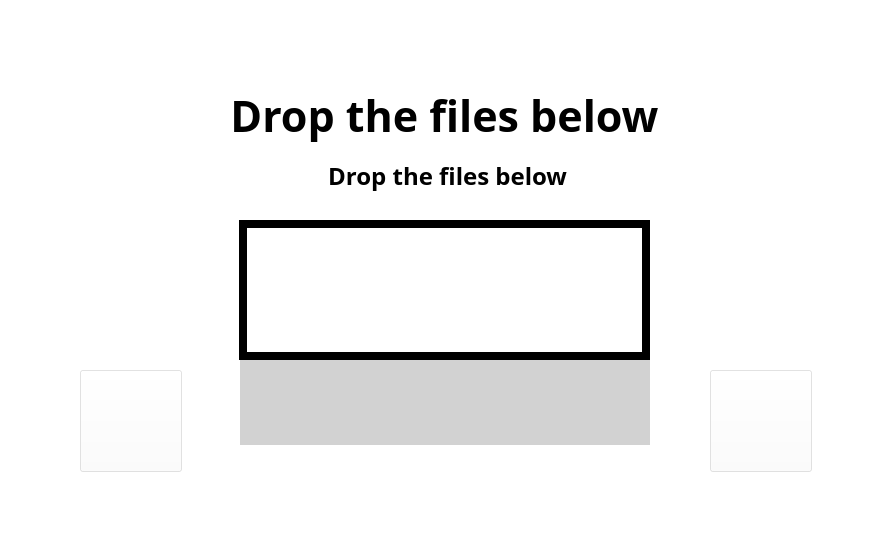
<?xml version="1.0" encoding="UTF-8"?>
<ui version="4.0">
 <class>Form</class>
 <widget class="QWidget" name="Form">
  <property name="geometry">
   <rect>
    <x>0</x>
    <y>0</y>
    <width>891</width>
    <height>541</height>
   </rect>
  </property>
  <property name="windowTitle">
   <string>Form</string>
  </property>
  <property name="styleSheet">
   <string notr="true">background-color: rgb(255, 255, 255);</string>
  </property>
  <widget class="QLabel" name="label">
   <property name="geometry">
    <rect>
     <x>240</x>
     <y>430</y>
     <width>411</width>
     <height>121</height>
    </rect>
   </property>
   <property name="text">
    <string/>
   </property>
   <property name="pixmap">
    <pixmap>../pictures/winter2 down.jpeg</pixmap>
   </property>
  </widget>
  <widget class="QLabel" name="headline">
   <property name="geometry">
    <rect>
     <x>0</x>
     <y>40</y>
     <width>889</width>
     <height>151</height>
    </rect>
   </property>
   <property name="font">
    <font>
     <family>Levenim MT</family>
     <pointsize>32</pointsize>
     <weight>75</weight>
     <bold>true</bold>
    </font>
   </property>
   <property name="styleSheet">
    <string notr="true">background-color: rgb(255, 255, 255, 0);</string>
   </property>
   <property name="text">
    <string>Drop the files below</string>
   </property>
   <property name="alignment">
    <set>Qt::AlignCenter</set>
   </property>
  </widget>
  <widget class="QLabel" name="label_4">
   <property name="geometry">
    <rect>
     <x>240</x>
     <y>-10</y>
     <width>411</width>
     <height>231</height>
    </rect>
   </property>
   <property name="text">
    <string/>
   </property>
   <property name="pixmap">
    <pixmap>../pictures/winter2 up.jpg</pixmap>
   </property>
  </widget>
  <widget class="QLabel" name="label_5">
   <property name="geometry">
    <rect>
     <x>650</x>
     <y>-10</y>
     <width>251</width>
     <height>551</height>
    </rect>
   </property>
   <property name="text">
    <string/>
   </property>
   <property name="pixmap">
    <pixmap>../pictures/winter2 right.jpeg</pixmap>
   </property>
  </widget>
  <widget class="QLabel" name="label_6">
   <property name="geometry">
    <rect>
     <x>-10</x>
     <y>-10</y>
     <width>251</width>
     <height>561</height>
    </rect>
   </property>
   <property name="text">
    <string/>
   </property>
   <property name="pixmap">
    <pixmap>../pictures/winter2 left.jpeg</pixmap>
   </property>
  </widget>
  <widget class="QLabel" name="label_3">
   <property name="geometry">
    <rect>
     <x>40</x>
     <y>40</y>
     <width>201</width>
     <height>471</height>
    </rect>
   </property>
   <property name="styleSheet">
    <string notr="true">background-color:  rgb(255,255,255,150);</string>
   </property>
   <property name="text">
    <string/>
   </property>
  </widget>
  <widget class="QLabel" name="label_7">
   <property name="geometry">
    <rect>
     <x>650</x>
     <y>40</y>
     <width>201</width>
     <height>471</height>
    </rect>
   </property>
   <property name="styleSheet">
    <string notr="true">background-color:  rgb(255,255,255,150);</string>
   </property>
   <property name="text">
    <string/>
   </property>
  </widget>
  <widget class="QLabel" name="label_8">
   <property name="geometry">
    <rect>
     <x>240</x>
     <y>40</y>
     <width>410</width>
     <height>181</height>
    </rect>
   </property>
   <property name="styleSheet">
    <string notr="true">background-color:  rgb(255,255,255,150);</string>
   </property>
   <property name="lineWidth">
    <number>0</number>
   </property>
   <property name="text">
    <string/>
   </property>
  </widget>
  <widget class="QLabel" name="label_9">
   <property name="geometry">
    <rect>
     <x>240</x>
     <y>430</y>
     <width>411</width>
     <height>81</height>
    </rect>
   </property>
   <property name="styleSheet">
    <string notr="true">background-color:  rgb(255,255,255,150);</string>
   </property>
   <property name="text">
    <string/>
   </property>
  </widget>
  <widget class="QLabel" name="uploading_message">
   <property name="geometry">
    <rect>
     <x>0</x>
     <y>140</y>
     <width>889</width>
     <height>71</height>
    </rect>
   </property>
   <property name="font">
    <font>
     <family>Levenim MT</family>
     <pointsize>18</pointsize>
     <weight>75</weight>
     <bold>true</bold>
    </font>
   </property>
   <property name="styleSheet">
    <string notr="true">background-color: rgb(255, 255, 255, 0);</string>
   </property>
   <property name="text">
    <string> Drop the files below</string>
   </property>
   <property name="alignment">
    <set>Qt::AlignCenter</set>
   </property>
  </widget>
  <widget class="QListWidget" name="filesList">
   <property name="geometry">
    <rect>
     <x>240</x>
     <y>360</y>
     <width>410</width>
     <height>85</height>
    </rect>
   </property>
   <property name="styleSheet">
    <string notr="true">background-color:  rgb(210,210,210,255);</string>
   </property>
   <property name="frameShape">
    <enum>QFrame::NoFrame</enum>
   </property>
  </widget>
  <widget class="Line" name="line">
   <property name="geometry">
    <rect>
     <x>239</x>
     <y>220</y>
     <width>8</width>
     <height>140</height>
    </rect>
   </property>
   <property name="styleSheet">
    <string notr="true">background-color: rgb(0, 0, 0);</string>
   </property>
   <property name="lineWidth">
    <number>0</number>
   </property>
   <property name="midLineWidth">
    <number>0</number>
   </property>
   <property name="orientation">
    <enum>Qt::Vertical</enum>
   </property>
  </widget>
  <widget class="Line" name="line_2">
   <property name="geometry">
    <rect>
     <x>239</x>
     <y>352</y>
     <width>411</width>
     <height>8</height>
    </rect>
   </property>
   <property name="styleSheet">
    <string notr="true">background-color: rgb(0, 0, 0);</string>
   </property>
   <property name="lineWidth">
    <number>0</number>
   </property>
   <property name="orientation">
    <enum>Qt::Horizontal</enum>
   </property>
  </widget>
  <widget class="Line" name="line_3">
   <property name="geometry">
    <rect>
     <x>642</x>
     <y>220</y>
     <width>8</width>
     <height>140</height>
    </rect>
   </property>
   <property name="styleSheet">
    <string notr="true">background-color: rgb(0, 0, 0);</string>
   </property>
   <property name="lineWidth">
    <number>0</number>
   </property>
   <property name="midLineWidth">
    <number>0</number>
   </property>
   <property name="orientation">
    <enum>Qt::Vertical</enum>
   </property>
  </widget>
  <widget class="Line" name="line_4">
   <property name="geometry">
    <rect>
     <x>239</x>
     <y>220</y>
     <width>411</width>
     <height>8</height>
    </rect>
   </property>
   <property name="styleSheet">
    <string notr="true">background-color: rgb(0, 0, 0);</string>
   </property>
   <property name="lineWidth">
    <number>0</number>
   </property>
   <property name="orientation">
    <enum>Qt::Horizontal</enum>
   </property>
  </widget>
  <widget class="QPushButton" name="back_button">
   <property name="geometry">
    <rect>
     <x>80</x>
     <y>370</y>
     <width>102</width>
     <height>102</height>
    </rect>
   </property>
   <property name="font">
    <font>
     <pointsize>15</pointsize>
    </font>
   </property>
   <property name="styleSheet">
    <string notr="true">background-color:  rgb(255,255,255,100);

</string>
   </property>
   <property name="text">
    <string/>
   </property>
   <property name="icon">
    <iconset>
     <normaloff>../buttons/icons8-reply-arrow-100.png</normaloff>../buttons/icons8-reply-arrow-100.png</iconset>
   </property>
   <property name="iconSize">
    <size>
     <width>80</width>
     <height>80</height>
    </size>
   </property>
  </widget>
  <widget class="QPushButton" name="upload_button">
   <property name="geometry">
    <rect>
     <x>710</x>
     <y>370</y>
     <width>102</width>
     <height>102</height>
    </rect>
   </property>
   <property name="font">
    <font>
     <pointsize>15</pointsize>
    </font>
   </property>
   <property name="styleSheet">
    <string notr="true">background-color:  rgb(255,255,255,100);

</string>
   </property>
   <property name="inputMethodHints">
    <set>Qt::ImhNone</set>
   </property>
   <property name="text">
    <string/>
   </property>
   <property name="icon">
    <iconset>
     <normaloff>../buttons/tran_right.png</normaloff>../buttons/tran_right.png</iconset>
   </property>
   <property name="iconSize">
    <size>
     <width>80</width>
     <height>80</height>
    </size>
   </property>
  </widget>
  <zorder>label_6</zorder>
  <zorder>label_3</zorder>
  <zorder>label</zorder>
  <zorder>label_9</zorder>
  <zorder>label_4</zorder>
  <zorder>label_5</zorder>
  <zorder>label_7</zorder>
  <zorder>label_8</zorder>
  <zorder>headline</zorder>
  <zorder>uploading_message</zorder>
  <zorder>filesList</zorder>
  <zorder>line</zorder>
  <zorder>line_2</zorder>
  <zorder>line_3</zorder>
  <zorder>line_4</zorder>
  <zorder>back_button</zorder>
  <zorder>upload_button</zorder>
 </widget>
 <resources/>
 <connections/>
</ui>
